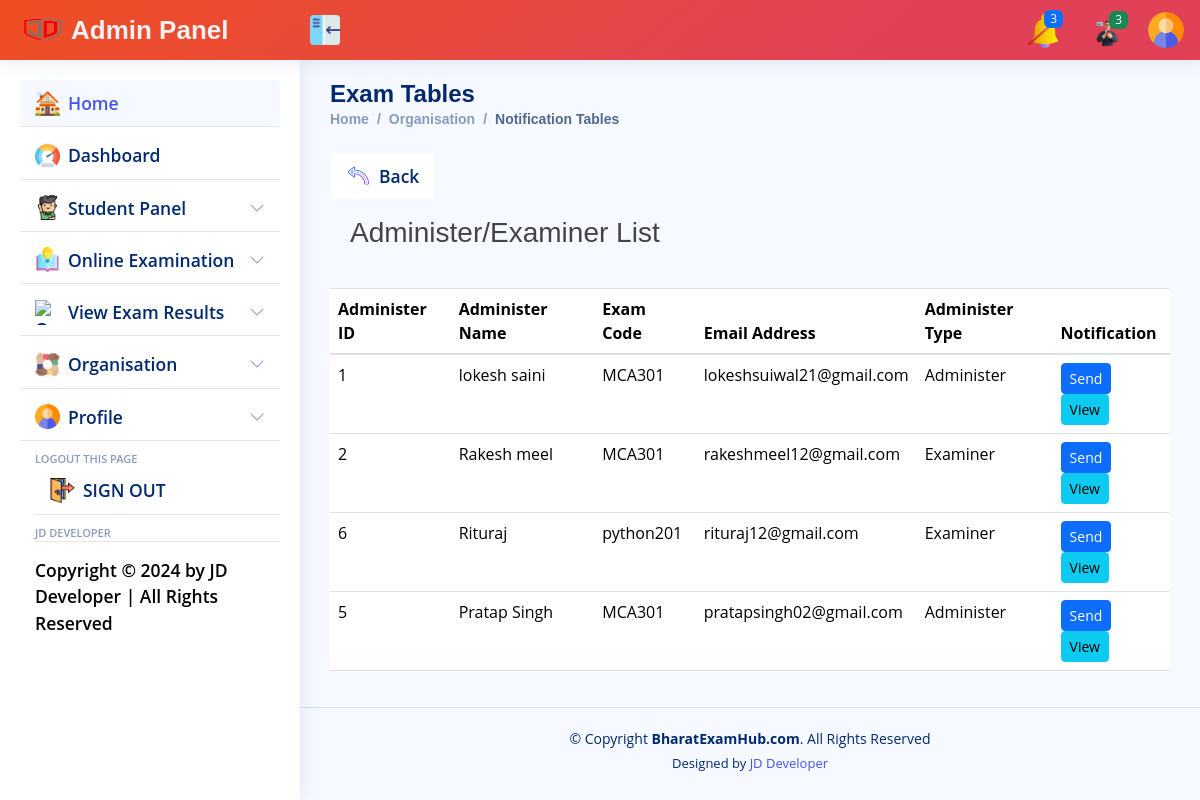
Page /Admin/organisation_administer_examiner_notification.php (signed in) on the committed database.
### tables this page shows
CREATE TABLE `administer_table` (
  `administer_id` int(11) NOT NULL,
  `admin_id` int(11) NOT NULL,
  `administer_name` varchar(50) NOT NULL,
  `exam_code` varchar(100) NOT NULL,
  `administer_email_address` varchar(150) NOT NULL,
  `administer_password` varchar(150) NOT NULL,
  `administer_verfication_code` varchar(120) NOT NULL,
  `administer_type` enum('Administer','Examiner') NOT NULL,
  `administer_created_on` datetime NOT NULL,
  `administer_email_verified` enum('Yes','No') NOT NULL
);

### Admin/organisation_administer_examiner_notification.php (the view, shortened to what this page needs)
<?php
include('Admin_panel.php');
$admin_id = $_SESSION['admin_id'];
$query = "SELECT administer_id, administer_name, exam_code, administer_email_address, administer_type FROM administer_table WHERE admin_id = ?";
$stmt = $conn->prepare($query);
$stmt->bind_param("i", $admin_id);
$stmt->execute();
$result = $stmt->get_result();
$admin_data = $result->fetch_all(MYSQLI_ASSOC);
?>
<main id="main" class="main">
    <div class="pagetitle">
    <h1>Exam Tables</h1>
        <nav>
            <ol class="breadcrumb">
                <li class="breadcrumb-item"><a href="Admin_panel.php">Home</a></li>
                <li class="breadcrumb-item"><a href="">Organisation</a></li>
                <li class="breadcrumb-item active">Notification Tables</li>
            </ol>
        </nav>
    </div>
    <section class="section">
        <div class="row">
            <div class="col-lg-12 sidebar-nav">
                    <button class="btn">
                    <a class="nav-link collapsed" href="organisation_administer_admin_panel.php">
                        <img src="image\back_button.png" alt="Student Panel" width="25" height="25" class="me-2">
                        <span>  Back</span>
                    </a>
                    </button>
            </div>
        </div>
        <div class="row">
            <div class="col-lg-12">
                <div class="card-body" style="margin: 10px 0;">
                    <h3 class="panel-title">Administer/Examiner List</h3>
                </div>
            </div>
            <div class="container">
                <table class="table">
                    <thead>
                        <tr>
                            <th>Administer ID</th>
                            <th>Administer Name</th>
                            <th>Exam Code</th>
                            <th>Email Address</th>
                            <th>Administer Type</th>
                            <th>Notification</th>
                        </tr>
                    </thead>
                    <tbody>
                        <?php foreach ($admin_data as $admin) : ?>
                            <tr>
                                <td><?php echo htmlspecialchars($admin['administer_id']); ?></td>
                                <td><?php echo htmlspecialchars($admin['administer_name']); ?></td>
                                <td><?php echo htmlspecialchars($admin['exam_code']); ?></td>
                                <td><?php echo htmlspecialchars($admin['administer_email_address']); ?></td>
                                <td><?php echo htmlspecialchars($admin['administer_type']); ?></td>
                                <td>
                                    <button type="button" class="btn btn-primary btn-sm send-btn" data-id="<?php echo htmlspecialchars($admin['administer_id']); ?>" data-name="<?php echo htmlspecialchars($admin['administer_name']); ?>">Send</button>
                                    <button type="button" class="btn btn-info btn-sm view-btn" data-id="<?php echo htmlspecialchars($admin['administer_id']); ?>">View</button>
                                </td>
                            </tr>
                        <?php endforeach; ?>
                    </tbody>
                </table>
            </div>
        </div>
</main>
    <?php include('footer.php'); ?>

### Admin/CSS/admin_panel.css (style rules this page uses)
:root { scroll-behavior: smooth; }
body { font-family: "Open Sans", sans-serif; background: #f6f9ff; color: #444444; }
a { color: #4154f1; text-decoration: none; }
h1, h2, h3, h4, h5, h6 { font-family: "Nunito", sans-serif; }
#main { margin-top: 60px; padding: 20px 30px; transition: all 0.3s; }
.pagetitle { margin-bottom: 10px; }
.pagetitle h1 { font-size: 24px; margin-bottom: 0; font-weight: 600; color: #012970; }
.card-body { padding: 0 20px 20px 20px; }
.breadcrumb { font-size: 14px; font-family: "Nunito", sans-serif; color: #899bbd; font-weight: 600; }
.breadcrumb a { color: #899bbd; transition: 0.3s; }
.breadcrumb .breadcrumb-item::before { color: #899bbd; }
.breadcrumb .active { color: #51678f; font-weight: 600; }
@media (min-width: 1200px) { #main, #footer { margin-left: 300px; } }
.sidebar-nav { padding: 0; margin: 0; list-style: none; display: contents; }
.sidebar-nav .nav-link { display: flex; align-items: center; font-size: 17.5px; font-weight: 600; color: #4154f1; transition: 0.3; background: #f6f9ff; padding: 10px 15px; border-radius: 4px; }
.sidebar-nav .nav-link.collapsed { color: #012970; background: #fff; }

### Admin/organisation_administer_examiner_notification.php (style rules this page uses)
table { width: 100%; border-collapse: collapse; }
th, td { padding: 8px; text-align: left; }
th { background-color: #f2f2f2; }

### rows in the picture
administer_table: administer_id "1", administer_name "lokesh saini", exam_code "MCA301", administer_email_address "lokeshsuiwal21@gmail.com", administer_type "Administer"
administer_table: administer_id "2", administer_name "Rakesh meel", exam_code "MCA301", administer_email_address "rakeshmeel12@gmail.com", administer_type "Examiner"
administer_table: administer_id "6", administer_name "Rituraj", exam_code "python201", administer_email_address "rituraj12@gmail.com", administer_type "Examiner"
administer_table: administer_id "5", administer_name "Pratap Singh", exam_code "MCA301", administer_email_address "pratapsingh02@gmail.com", administer_type "Administer"
